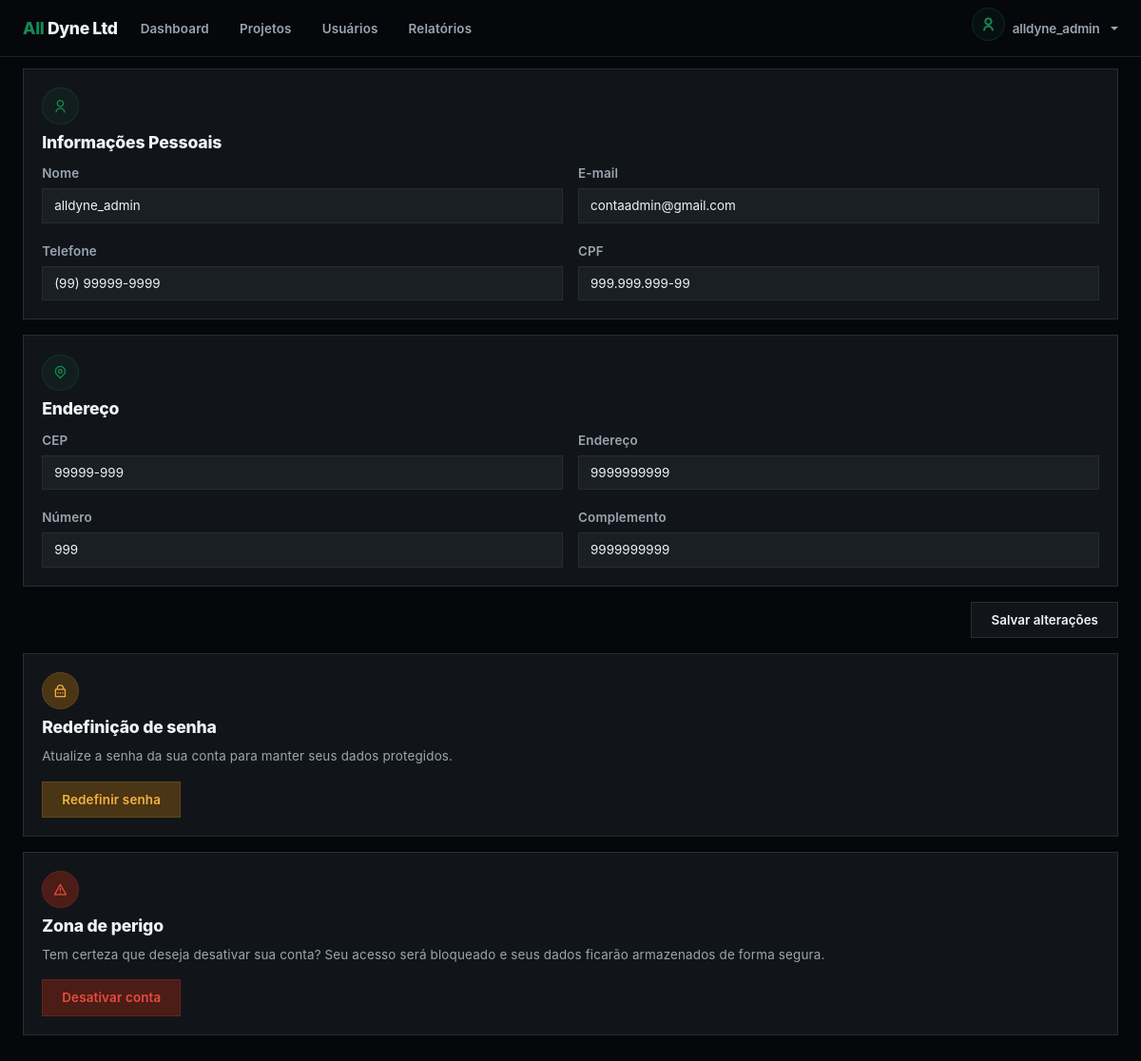
/account/profile.php (signed in), run on the app's committed database.
### tables this page shows
CREATE TABLE `users` (
  `id` int(11) NOT NULL,
  `name` varchar(100) NOT NULL,
  `email` varchar(150) NOT NULL,
  `password` varchar(255) NOT NULL,
  `phone` varchar(15) NOT NULL,
  `cpf` varchar(14) NOT NULL,
  `cep` varchar(9) NOT NULL,
  `address` varchar(150) NOT NULL,
  `address_number` varchar(10) NOT NULL,
  `address_complement` varchar(100) DEFAULT NULL,
  `role` enum('Cliente','Admin') NOT NULL DEFAULT 'Cliente',
  `status` enum('Ativo','Inativo') NOT NULL DEFAULT 'Ativo',
  `date_register` date NOT NULL DEFAULT current_timestamp(),
  `reset_token` varchar(64) DEFAULT NULL,
  `reset_token_expires` datetime DEFAULT NULL
);

### app/config/config.php (called while the page is built, shortened)
<?php
function e(?string $value): string
{
    return htmlspecialchars($value ?? '', ENT_QUOTES, 'UTF-8');
}
?>

### account/profile.php (the view, shortened to what this page needs)
<?php
require_once __DIR__ . '/../app/config/config.php';
require_once BASE_PATH . '/app/middleware/auth.php';
$id = $_SESSION['id'] ?? '';
if (!empty($id)) {
    $stmt = mysqli_prepare($conn, "SELECT * FROM users WHERE id = ?");
    mysqli_stmt_bind_param($stmt, "i", $id);
    mysqli_stmt_execute($stmt);
    $result = mysqli_stmt_get_result($stmt);
    $user = mysqli_fetch_assoc($result);
} else {
    header("Location: " . BASE_URL . 'index.php');
    exit;
}
$name = $user['name'];
$email = $user['email'];
$phone = $user['phone'];
$cpf = $user['cpf'];
$cep = $user['cep'];
$address = $user['address'];
$address_number = $user['address_number'];
$address_complement = $user['address_complement'];
require_once BASE_PATH . '/components/layout/head.php';
require_once BASE_PATH . '/components/layout/header.php';
?>
<div class="custom-main-container min-vh-100 section-spacer">
    <div class="row g-3">
        <div class="col-12">
            <form name="filter-form" action="<?= BASE_URL ?>app/controllers/user-controller.php" method="POST">
                <div class="d-flex flex-column gap-3">
                    <div class="card no-hover">
                        <div class="card-body">
                            <div class="form-content">
                                <div class="form-header">
                                    <div class="icon-box"><i class="ri-user-line"></i></div>
                                    <h3 class="form-title">Informações Pessoais</h3>
                                </div>
                                <div class="form-body row g-3">
                                    <div class="form-field col-6">
                                        <label for="name">Nome</label>
                                        <input class="form-control" name="name" id="name"
                                            value="<?= e($name) ?>" placeholder="Ex: Rogério..."
                                            type="text" minlength="3" maxlength="100" required />
                                    </div>
                                    <div class="form-field col-6">
                                        <label for="email">E-mail</label>
                                        <input class="form-control" name="email" id="email"
                                            value="<?= e($email) ?>" placeholder="nome@exemplo.com"
                                            type="email" maxlength="255" required />
                                    </div>
                                    <div class="form-field col-6">
                                        <label for="phone">Telefone</label>
                                        <input class="form-control" name="phone" id="phone"
                                            value="<?= e($phone) ?>" placeholder="(00) 00000-0000"
                                            type="text" minlength="15" maxlength="15" required />
                                    </div>
                                    <div class="form-field col-6">
                                        <label for="cpf">CPF</label>
                                        <input class="form-control" name="cpf" id="cpf"
                                            value="<?= e($cpf) ?>" placeholder="000.000.000-00"
                                            type="text" minlength="14" maxlength="14" required />
                                    </div>
                                </div>
                            </div>
                        </div>
                    </div>
                    <div class="card no-hover">
                        <div class="card-body">
                            <div class="form-content">
                                <div class="form-header">
                                    <div class="icon-box"><i class="ri-map-pin-line"></i></div>
                                    <h3 class="form-title">Endereço</h3>
                                </div>
                                <div class="form-body row g-3">
                                    <div class="form-field col-6">
                                        <label for="cep">CEP</label>
                                        <input class="form-control" name="cep" id="cep"
                                            value="<?= e($cep) ?>" placeholder="00000-000" type="text"
                                            minlength="9" maxlength="9" required />
                                    </div>
                                    <div class="form-field col-6">
                                        <label for="address">Endereço</label>
                                        <input class="form-control" name="address" id="address"
                                            value="<?= e($address) ?>" placeholder="Rua, Avenida..."
                                            type="text" minlength="5" maxlength="150" required />
                                    </div>
                                    <div class="form-field col-6">
                                        <label for="address_number">Número</label>
                                        <input class="form-control" name="address_number" id="address_number"
                                            value="<?= e($address_number) ?>" placeholder="123"
                                            type="text" maxlength="10" required />
                                    </div>
                                    <div class="form-field col-6">
                                        <label for="address_complement">Complemento</label>
                                        <input class="form-control" name="address_complement" id="address_complement"
                                            value="<?= e($address_complement) ?>"
                                            placeholder="Apt, Bloco..." type="text" maxlength="100" />
                                    </div>
                                </div>
                            </div>
                        </div>
                    </div>
                    <div class="d-flex w-100 justify-content-end p-0">
                        <button type="submit" class="btn secondary">Salvar Alterações</button>
                    </div>
                </div>
            </form>
        </div>
        <div class="col-12">
            <div class="card no-hover">
                <div class="card-body">
                    <div class="icon-box warning"><i class="ri-lock-password-line"></i></div>
                    <h3 class="card-title">Redefinição de Senha</h3>
                    <p>Atualize a senha da sua conta para manter seus dados protegidos.</p>
                    <a href="<?= BASE_URL ?>forgot-password-email.php" class="btn secondary yellow">Redefinir Senha</a>
                </div>
            </div>
        </div>
        <div class="col-12">
            <div class="card no-hover">
                <div class="card-body">
                    <div class="icon-box danger"><i class="ri-alert-line"></i></div>
                    <h3 class="card-title">Zona de Perigo</h3>
                    <p>Tem certeza que deseja desativar sua conta? Seu acesso será bloqueado e seus dados ficarão
                        armazenados de forma segura.</p>
                    <a class="btn secondary red" data-bs-toggle="modal" data-bs-target="#deleteModal">Desativar
                        Conta</a>
                </div>
            </div>
        </div>
    </div>
</div>
<?php require_once BASE_PATH . '/components/layout/scripts.php'; ?>

### assets/css/index.css (style rules this page uses)
* { padding: 0; margin: 0; box-sizing: border-box; list-style: none; }
:root { --color-primary: #198754; --color-primary-border: #19875433; --color-primary-background: #19875414; --color-background: #05070a; --color-card: #11151a; --color-border: #ffffff1a; --color-input: #1a1f26; --color-title: #f0f3f6; --color-text: #9ba5b0; --color-warning: #f5b041; --color-warning-border: #62461f; --color-warning-background: #4a3514; --color-danger: #e74c3c; --color-danger-border: #63261f; --color-danger-background: #4c1c17; --neon-shadow: 0 0 6px rgba(25, 135, 84, 0.25), 0 0 18px rgba(25, 135, 84, 0.12); --font-size-xxl: clamp(2rem, 4vw + 1rem, 3.2rem); --font-size-xl: clamp(1.4rem, 2.2vw + 1rem, 2.1rem); --font-size-lg: 1.1rem; --font-size-md: 0.95rem; --font-size-sm: 0.84rem; --font-weight-bold: 800; --font-weight-semibold: 600; --font-weight-regular: 400; }
html { scroll-behavior: smooth; }
body { overflow-x: hidden; background-color: var(--color-background); color: var(--color-text); font-family: "Inter", sans-serif !important; font-size: var(--font-size-md); font-weight: var(--font-weight-regular); line-height: 1.65; letter-spacing: 0.01em; -webkit-font-smoothing: antialiased; }
h1, h2, h3, h4, h5, h6, span { color: var(--color-title); letter-spacing: -0.01em; }
p { color: var(--color-text); line-height: 1.7; margin-bottom: 0.9rem; }
.custom-main-container, .custom-main-container-fluid { width: 100%; margin-inline: auto; padding-inline: 1.5rem; }
.custom-main-container { max-width: 1200px; }
.section-spacer { padding-top: 72px; padding-bottom: 72px; }
.icon-box { flex-shrink: 0; width: 2.4rem !important; height: 2.4rem !important; display: flex; justify-content: center; align-items: center; background: var(--color-primary-background); color: var(--color-primary); font-size: 0.95rem; border: 1px solid var(--color-primary-border); margin-bottom: 0.5rem; border-radius: 50%; }
.icon-box.warning { background: var(--color-warning-background); border: 1px solid var(--color-warning-border); color: var(--color-warning); }
.icon-box.danger { background: var(--color-danger-background); border: 1px solid var(--color-danger-border); color: var(--color-danger); }
.card { background: var(--color-card) !important; border: 1px solid var(--color-border) !important; border-radius: 0 !important; color: var(--color-text); transition: 0.2s ease; }
.card .card-body { position: relative; padding: 1.2rem; }
.card .card-body .card-title { color: var(--color-title); font-size: var(--font-size-lg); font-weight: var(--font-weight-bold); margin-bottom: 0.6rem; }
.card .card-body p { font-size: var(--font-size-sm); }
.card, .table-container, .projects-list { scrollbar-width: none; -ms-overflow-style: none; }
.btn.secondary { background: var(--color-card); border: 1px solid var(--color-border); border-radius: 0; padding: 0.5rem 1.25rem; font-size: var(--font-size-sm); font-weight: var(--font-weight-semibold); color: var(--color-title); transition: 0.2s ease; }
.btn.secondary.yellow { margin-bottom: 0rem; background: var(--color-warning-background); border: 1px solid var(--color-warning-border); color: var(--color-warning) !important; }
.btn.secondary.red { margin-bottom: 0rem; background: var(--color-danger-background); border: 1px solid var(--color-danger-border); color: var(--color-danger) !important; }
form { color: var(--color-text); }
.form-title { color: var(--color-title); font-size: var(--font-size-lg); font-weight: var(--font-weight-bold); margin-bottom: 0.6rem; }
form label { font-size: var(--font-size-sm); color: var(--color-text); font-weight: var(--font-weight-semibold); margin-bottom: 0.3rem; }
form .form-field { position: relative; }
form .form-control, form .form-select { background-color: var(--color-input) !important; border: 1px solid var(--color-border) !important; color: var(--color-title) !important; border-radius: 0 !important; padding: 0.45rem 0.75rem !important; font-size: var(--font-size-sm) !important; transition: border-color 0.2s ease; }
form .form-control::placeholder { color: var(--color-text); opacity: 0.6; }
.form-field input[type="password"], .form-field input[type="text"] { padding-right: 2rem !important; }
.btn, .nav-item a, .card-title { text-transform: lowercase !important; }
.btn::first-letter, .nav-item a::first-letter, .card-title::first-letter { text-transform: uppercase !important; }

### data on the page
users: name "alldyne_admin", email "contaadmin@gmail.com", phone "(99) 99999-9999", cpf "999.999.999-99", cep "99999-999", address "9999999999", address_number "999", address_complement "9999999999"

### other printed values
$_SESSION['name'] "alldyne_admin"
